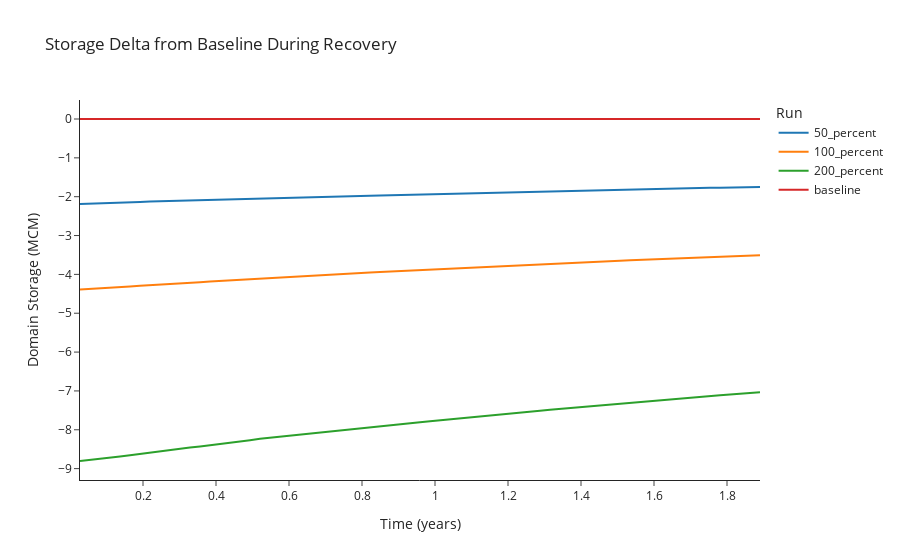

Notebook source saved alongside this figure:
### Code cell
utils.plot_variable_for_each_run("storage_delta_due_to_pumping", runs=recovery_runs, y_label="Domain Storage (MCM)",
                                y_scale=1e6, title="Storage Delta from Baseline During Recovery", x_scale=365)
